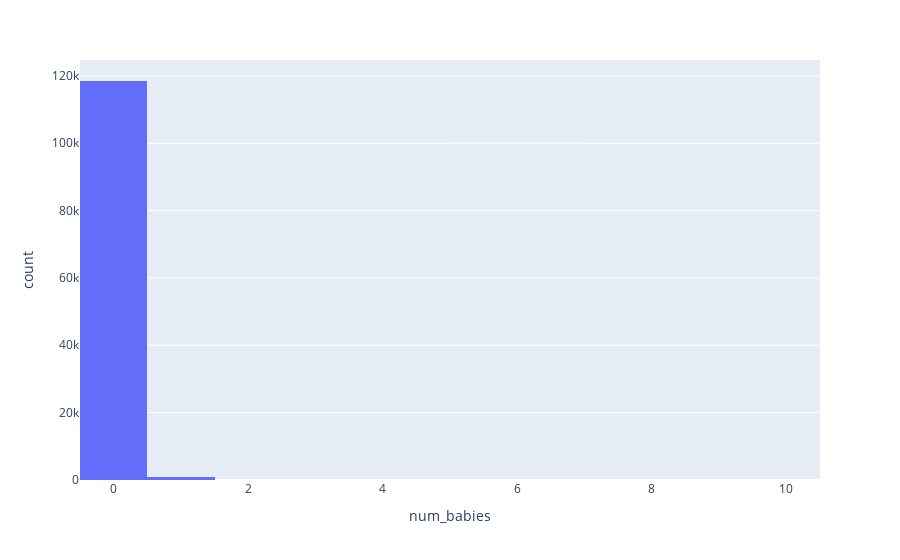

This figure's notebook cell:
### Markdown cell above
# Skew and Kurt (Outliers?)

- num_weekend_nights
- num_workweek_nights
- num_adults
- num_children
- num_babies
- repeated_guest
- num_previous_cancellations
- num_previous_stays
- changes_between_booking_arrival
- required_car_parking_spaces

### Code cell
fig = px.histogram(df, x="num_babies")
fig.show()

### Figure 1 — Plotly figure (JSON) as saved in the notebook; plotly's stock layout.template omitted (floating-point values rounded to 4 significant figures; data arrays with more than 128 entries replaced by an {"elided": "..."} marker saying what was removed)
{"data": [{"alignmentgroup": "True", "bingroup": "x", "hovertemplate": "num_babies=%{x}<br>count=%{y}<extra></extra>", "legendgroup": "", "marker": {"color": "#636efa", "pattern": {"shape": ""}}, "name": "", "offsetgroup": "", "orientation": "v", "showlegend": false, "type": "histogram", "x": {"elided": "119390 int values"}, "xaxis": "x", "yaxis": "y"}], "layout": {"barmode": "relative", "legend": {"tracegroupgap": 0}, "margin": {"t": 60}, "xaxis": {"anchor": "y", "domain": [0, 1], "title": {"text": "num_babies"}}, "yaxis": {"anchor": "x", "domain": [0, 1], "title": {"text": "count"}}}}
